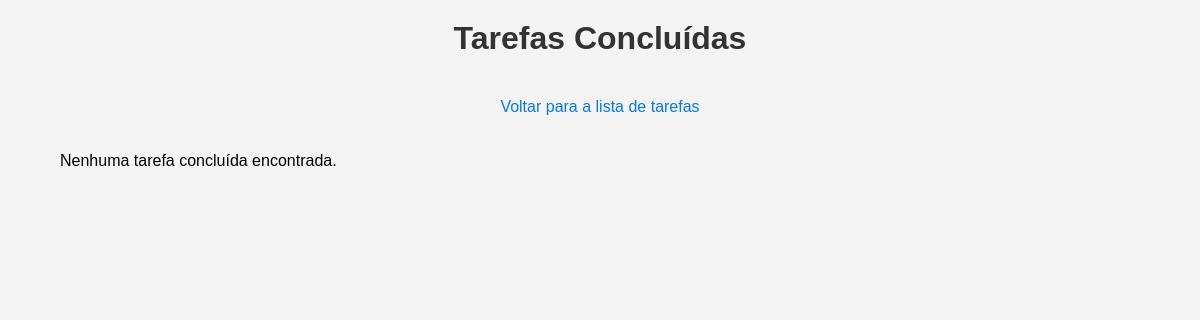
/tasks/done, run on an earlier commit of the app's database.
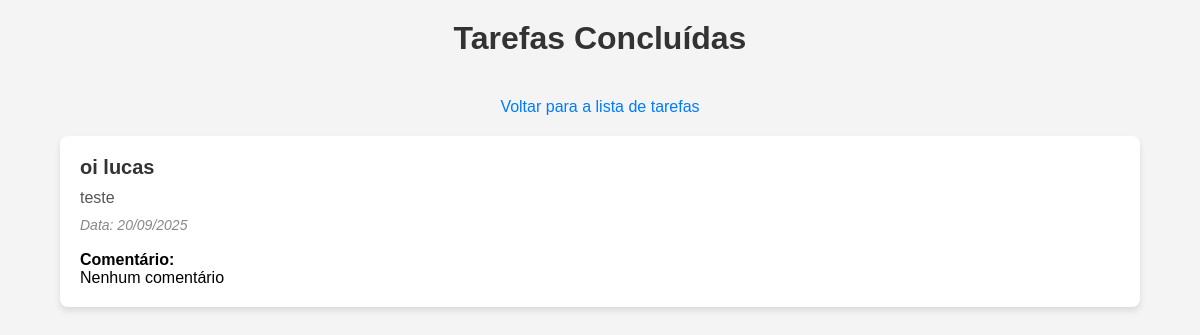
And on a later commit of the database.
### app/models/task.py (models this page shows, shortened)
class Task(db.Model):
    id = db.Column(db.Integer, primary_key=True)
    title = db.Column(db.String(100), nullable=False)
    description = db.Column(db.String(200), nullable=True)
    date = db.Column(db.DateTime, nullable=True)
    done = db.Column(db.Boolean, default=False)
    done_comment = db.Column(db.String(300), nullable=True)
    user_email = db.Column(db.String(120), nullable=False)

### app/routes/home.py (the view)
@home_bp.route('/tasks/done')
def list_done_tasks():
    done_tasks = Task.query.filter_by(done=True).all()
    return render_template('done_tasks.html', tasks=done_tasks)

### app/templates/done_tasks.html (shortened to what this page needs)
<!DOCTYPE html>
<html lang="pt-br">
  <head>
  </head>
  <body>
    <h1>Tarefas Concluídas</h1>
    <div class="links">
      <a href="{{ url_for('home.list_tasks') }}"
        >Voltar para a lista de tarefas</a
      >
    </div>
    <div class="tasks-container">
      {% for task in tasks %}
      <div class="task-card">
        <h2>{{ task.title }}</h2>
        <p>{{ task.description }}</p>
        {% if task.date %}
        <em>Data: {{ task.date.strftime('%d/%m/%Y') }}</em>
        {% else %}
        <em>Data: Não especificada</em>
        {% endif %}
        <br />
        <strong>Comentário:</strong> {{ task.done_comment or "Nenhum comentário"
        }}
      </div>
      {% else %}
      <p>Nenhuma tarefa concluída encontrada.</p>
      {% endfor %}
    </div>
  </body>
</html>

What changed in the data, as far as the page shows it:
added Task: title "oi lucas", description "teste", date "20/09/2025", done_comment "Nenhum comentário"
Also different on the page:
text no longer shown: "Nenhuma tarefa concluída encontrada."
